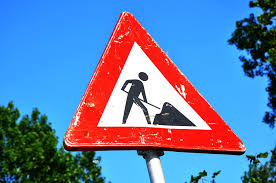
#> input picture ext-sign1.jpg, 276 x 183 px; its folder holds only this picture in this run
$ jupyter execute --allow-errors Traffic_Sign_Classifier.ipynb   (shell and % lines are left out)
#> lines starting #> are read from the running program, lines starting #| are printed output that depends on the picture
#> further down, img is the input picture: shape (183, 276, 3); mean B, G, R 169.8, 128, 100.4
#> `img32x32 = cv2.resize(img, (32, 32))`:
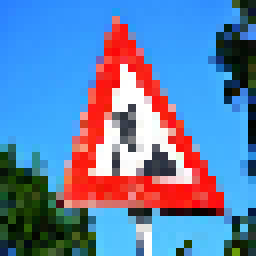
#> img32x32: shape (32, 32, 3) (shown 8 times larger); mean R, G, B 100.7, 128.2, 169.6
# Self-Driving Car Engineer Nanodegree

## Deep Learning

## Project: Build a Traffic Sign Recognition Classifier

In this notebook, a template is provided for you to implement your functionality in stages which is required to successfully complete this project. If additional code is required that cannot be included in the notebook, be sure that the Python code is successfully imported and included in your submission, if necessary. Sections that begin with **'Implementation'** in the header indicate where you should begin your implementation for your project. Note that some sections of implementation are optional, and will be marked with **'Optional'** in the header.

In addition to implementing code, there will be questions that you must answer which relate to the project and your implementation. Each section where you will answer a question is preceded by a **'Question'** header. Carefully read each question and provide thorough answers in the following text boxes that begin with **'Answer:'**. Your project submission will be evaluated based on your answers to each of the questions and the implementation you provide.

>**Note:** Code and Markdown cells can be executed using the **Shift + Enter** keyboard shortcut. In addition, Markdown cells can be edited by typically double-clicking the cell to enter edit mode.

---
## Step 0: Load The Data

[cell 1]
# Load pickled data
import pickle

# TODO: Fill this in based on where you saved the training and testing data

training_file = './train.p'
testing_file = './test.p'

#> (the rest of this cell did not finish here and is left out)

---

## Step 1: Dataset Summary & Exploration

The pickled data is a dictionary with 4 key/value pairs:

- `'features'` is a 4D array containing raw pixel data of the traffic sign images, (num examples, width, height, channels).
- `'labels'` is a 2D array containing the label/class id of the traffic sign. The file `signnames.csv` contains id -> name mappings for each id.
- `'sizes'` is a list containing tuples, (width, height) representing the the original width and height the image.
- `'coords'` is a list containing tuples, (x1, y1, x2, y2) representing coordinates of a bounding box around the sign in the image. **THESE COORDINATES ASSUME THE ORIGINAL IMAGE. THE PICKLED DATA CONTAINS RESIZED VERSIONS (32 by 32) OF THESE IMAGES**

Complete the basic data summary below.

#> (a cell that did not finish here is left out)

Visualize the German Traffic Signs Dataset using the pickled file(s). This is open ended, suggestions include: plotting traffic sign images, plotting the count of each sign, etc.

The [Matplotlib](http://matplotlib.org/) [examples](http://matplotlib.org/examples/index.html) and [gallery](http://matplotlib.org/gallery.html) pages are a great resource for doing visualizations in Python.

**NOTE:** It's recommended you start with something simple first. If you wish to do more, come back to it after you've completed the rest of the sections.

[cell 3]
import random
import numpy as np
import matplotlib.pyplot as plt

#> (the rest of this cell did not finish here and is left out)

----

## Step 2: Design and Test a Model Architecture

Design and implement a deep learning model that learns to recognize traffic signs. Train and test your model on the [German Traffic Sign Dataset](http://benchmark.ini.rub.de/?section=gtsrb&subsection=dataset).

There are various aspects to consider when thinking about this problem:

- Neural network architecture
- Play around preprocessing techniques (normalization, rgb to grayscale, etc)
- Number of examples per label (some have more than others).
- Generate fake data.

Here is an example of a [published baseline model on this problem](http://yann.lecun.com/exdb/publis/pdf/sermanet-ijcnn-11.pdf). It's not required to be familiar with the approach used in the paper but, it's good practice to try to read papers like these.

**NOTE:** The LeNet-5 implementation shown in the [classroom](https://classroom.udacity.com/nanodegrees/nd013/parts/fbf77062-5703-404e-b60c-95b78b2f3f9e/modules/6df7ae49-c61c-4bb2-a23e-6527e69209ec/lessons/601ae704-1035-4287-8b11-e2c2716217ad/concepts/d4aca031-508f-4e0b-b493-e7b706120f81) at the end of the CNN lesson is a solid starting point. You'll have to change the number of classes and possibly the preprocessing, but aside from that it's plug and play!

### Implementation

Use the code cell (or multiple code cells, if necessary) to implement the first step of your project. Once you have completed your implementation and are satisfied with the results, be sure to thoroughly answer the questions that follow.

[cell 4]
import cv2

######################## Augment the training dataset #########################
# Sharpening kernels (see Book of OpenCV for python with examples)
kernel1 = np.array([[-1,-1,-1], [-1,9,-1], [-1,-1,-1]])
kernel2 = np.array([[1,1,1], [1,-7,1], [1,1,1]])
kernel3 = np.array([[-1,-1,-1,-1,-1],
                    [-1,2,2,2,-1],
                    [-1,2,8,2,-1],
                    [-1,2,2,2,-1],
                    [-1,-1,-1,-1,-1]]) / 8.0

# apply a filter to an image
def sharpenImage(img, kernel):
    return cv2.filter2D(img, -1, kernel)

# this function increases constrast of a 3_channel pixel
# by multiplying the respective values and bounding them at 255
# [115 lines left out: functions mulRGBChannels, warpImageWithSkewedAxes, augmentTrainingData, not called in this run]

[cell 5]
# Just a function to demonstrate how synthetic images are produced
# [27 lines left out: function syntheticImageIllustration, not called in this run]

[cell 6]
### Preprocess the data here.
### Feel free to use as many code cells as needed.
from sklearn.model_selection import train_test_split
from sklearn.utils import shuffle

# 1. Separate the validation set PRIOR to augmentation
#> (the rest of this cell did not finish here and is left out)

[cell 7]
## Samples of synthetic images

#> (a cell that did not finish here is left out)

[cell 9]
## Do rough standardization (subtract 128 and then divide by 128)

#> (a cell that did not finish here is left out)

### Question 1
_Describe how you preprocessed the data. Why did you choose that technique?_

**Answer:**

#### 1. The usual shuffle
Besides the typical shuffling to avoid long sequences of similar images in the training set, I have generated additional input images from the initial data.
#### 2. Standardization
I found that stardardizing the data (i.e., subtract by a "global mean" of 128 and then divide by a "global standard deviation" of  128) gives better results on both validation and test set. Furthermore, it promotes faster convergence.
#### 3. Additional data
   From a quick initial execution of the LeNet with slightly hiked-up parameters  (e.g., 8 instead of 6 outputs in the first convolution layer, 18 instead of 16 outputs in the second, and so on...) showed that the data fit the validation data relatively well, but the network drops its performance by a good 7-8 % on the test set. This means that a LeNet variant can probably do the classification job well in the case of traffic-signs, but it also means that the netrwork will overfit easily if the data is not sufficiently big in numbers. So, more data is probably a good idea.
   Furthermore, from multiple examples in the German dataset, it appears that many images are blurred and indistinguishable to the human eye (which empirically suggests less confident gradient features for the deep network). With minor effort, they could be used to produce sharper images (larger gradient values) which could force the network to become more "confident" about the gradient patterns of these images.
   I decided to use the existing data in producing additional synthetic images which would be different than the originals in sharpness and affine scaling (to emulate perspective distortion as if the sign was observed from slightly different angles). The dataset is augmented by sharpening the images sequentially and randomly choosing candidates (probability p) to add affine distortion. I observed that for p >= 0.3, the network (almost) always gives validation performance above or equal 99.0% within 20 epochs of training. The small, stochastic variations in training accuracy tend to affect performance by 0.1-0.5% in the test set with more-less similar percentages in the external sign images.

#### Data boosting vs Overfitting: Notes on performance evaluation

It is clear that the network overfits to a certain extent (not horribly, but it does). The reason is also clear: The dataset is just small for this sort of task. If the dataset is fully augmented (i.e. p = 1), then the softmax distributions in the additional images becomes extremely confident albeit not entirely correct (with an accuracy up to 92%). In other words, the outputs are also very confident even when they are mistaken. This means overfitting. Reason being the new data are synthetic and in some sense they are repetitions of the original.

There are two ways to evaluate the network - preferred is (a):

##### a) Boost the data with small probability p = 0.3 to avoid overfitting:
   In this case, the softmax distributions are less confident, but this allows flexibility with images that are hard to classify. On the other hand, due to stochasticity, test performance may vary by a (very) small percentage from one training run to another, but in overall it is in the ball-park of 93.5%. The gain however is the "versatility" of the softmax distributions.

##### b) Boost the data with high probability p = 0.99.
   In this case the training output, although Adam is stochastic, will be more-less the same from one training sweap to another. The softmax distributions generally look like impulses, even if their faith is clearly "misplaced".

#### NOTE: Choice of p
I would recommend trying data boosting with p = 0.3 (current setting), 0.4, or 0.5. It trains fast and overfitting is generally avoided.


### Question 2

_Describe how you set up the training, validation and testing data for your model. **Optional**: If you generated additional data, how did you generate the data? Why did you generate the data? What are the differences in the new dataset (with generated data) from the original dataset?_

**Answer:**

The validation data is simply a randomly chosen chunk of the ORIGINAL training data. This means that the training data boosting with synthetic images is applied ONLY on the chosen training set and AFTER the separation into training and validation.

Following the addition of synthetic training data, all three datasets (training, validation, test) are standardized (i.e., subtract 128 from all channels and then divide by 128).

Each image in the original dataset produces 1+4 new images as follows:

a. Sharpened version: With a simple sharpening kernel (see "openCV with Python by Example" book) a sharpened version of each image in the dataset is created and added to the new dataset.

b. Distorted version by an oblique coordinate systems is as follows:
   The transformation
                       M = [ cos(theta), sin(theta), 0;  sin(theta), cos(theta), 0]
   is applied to image with theta = 8 (degrees). This creates a somewhat "oblique"
   version of the image.

c. Sharpened oblique image: Just apply the sharpening filter on the image of (b).

d. Distorted version by an obtuse coorinate system by applyin the transformation of (b) with theta = -8 (degrees).

e. Sharpened version of the image of (d).

#### NOTE: The affinely distorted versions of an original training image are added to augmented training set the with a probability p (suggested 0.3, but higher values can be used with equal or better results - training will be much slower though...)

[cell 11]
### Define your architecture here.
### Feel free to use as many code cells as needed.

import tensorflow as tf
from tensorflow.contrib.layers import flatten

EPOCHS = 20 # The optimizer should reach a >99% validation performance at least once
#EPOCHS = 4
BATCH_SIZE = 256
initialRate = 0.001

# [67 lines left out: function TrafficSign_Net, not called in this run]

### Question 3

_What does your final architecture look like? (Type of model, layers, sizes, connectivity, etc.)  For reference on how to build a deep neural network using TensorFlow, see [Deep Neural Network in TensorFlow
](https://classroom.udacity.com/nanodegrees/nd013/parts/fbf77062-5703-404e-b60c-95b78b2f3f9e/modules/6df7ae49-c61c-4bb2-a23e-6527e69209ec/lessons/b516a270-8600-4f93-a0a3-20dfeabe5da6/concepts/83a3a2a2-a9bd-4b7b-95b0-eb924ab14432) from the classroom._

**Answer:**

The network is a LeNet variant with an additional layer in the fully connected region and slightly more parameters in the outputs of each layer (which by virtue of the knock-on effect causes larger inputs in subsequent layers). Furthermore, the penultimate layer (i.e., the 5th layer in the present architecture) produces a sigmoid output instead of a rectified linear (I observed better performance with the sigmoid in the fully connected region, possibly because it offers finer detail for below-zero values which may carry significant information for discrimination).

In particular:

#### Layer #1

Convolutional: Input = 32x32x3. Output = 5x5x8 (max-pooled).

1.a. Rectified linear activation
1.b. Pooling with Output = 14x14x8.

#### Layer #2

Convolutional: Input = 14x14x8.   Output = 450 (flat).

2.a. Rectified linear activation.
2.b. Pooling with output = 5x5x18
2.c. Single vector (flat) output: 450

#### Layer #3

Fully Connected: Input = 450.    Output = 200 (relu)

#### Layer #4

Fully connected: Input = 200.    Output = 120 (relu)

#### Layer #5

Fully connected: Input = 120.    Output = 90 (sigmoid)

#### Layer #6

Fully connected: Input = 90.     Output = 43 (linear)

[cell 12]
## Training pipeline

#> (a cell that did not finish here is left out)

[cell 14]
## Model evaluation function

#> (a cell that did not finish here is left out)

#> (a cell that did not finish here is left out)

[cell 17]
## Test set results

#> (a cell that did not finish here is left out)

### Question 4

_How did you train your model? (Type of optimizer, batch size, epochs, hyperparameters, etc.)_

**Answer:**

#### 1. Cost function

Since the outputs are softmax probabilities, the cost function was the cross-entry of outputs vs one-hot-1 distributions.

#### 2. Optimizer

The Adam optimizer performs very well so I kept it. Second thoughts for traditional gradient descent were dismissed quickly, because simply the training presented significantly low performance in comparison. However, it should be noted that Adam is a stochastic method and training results slightly vary. For this reason, training lasts a long 20 epochs in order to ensure that a maximum will be achieved with high probability.

#### 3. Batch size

For the augmented dataset, a batch size of 256 works much better than the 128 - long batch of the LeNet example. Anything significantly above 256 is detrimental to the convergence rate, so I kept the 256.

#### 4. Epochs

20 - The saver stores the parameters that gave the best performance so far. Typically, the best performance is obtained within the last 5-6 epochs (but not necessarily).

#### 5. Learning rate

For a fixed learning rate of 0.001, the optimizer makes large leaps in the first epochs, but it progresses very little on the validation set, with performance getting "stuck" in the neighborhood of 85%. On the other hand, 0.0004 is a very good fixed learning rate, although convergence is slowed down a bit.

To somehow "marry" the two values, I referred to a tensorflow exponential decay (tf.train.exponential_decay) function with a starting rate of 0.001, a decay rate of 0.9999 per optimization step (in particular according to the tensorflow API reference, this should be a "staircase"/discrete update). This was a purely intuitive choice and it seems to be working better than any choice of fixed learning rate between 0.0004 and 0.001.

#### 6. Initial weight sampling (μ and σ)

Given that we don't know much about the weights in the beginning of the training process, it is prudent to keep the mean of the sampling distribution close to zero. And although we do wish to have similar values for the initial weights, we cannot choose a small variance for the sampling distribution, because it will result in very small (in absolute value) initial weights (and we don't want that). So, a reasonably good small-but not as small as to yield a great many small weight absolute values is 0.1, which I kept (following a few perturbations which clearly indicated that 0.1 is probably ideal for the job).

### Question 5

_What approach did you take in coming up with a solution to this problem? It may have been a process of trial and error, in which case, outline the steps you took to get to the final solution and why you chose those steps. Perhaps your solution involved an already well known implementation or architecture. In this case, discuss why you think this is suitable for the current problem._

**Answer:**
Of course, the first step was to run the LeNet on the data and start tweaking parameters of the network until the overall performance (in both validation and test set) reached some kind of convergence (i.e., a point where no noticeable improvement can be achieved with further changes). Once there, performance can be boosted by augmenting the data.

#### a. Increase layer outputs.

The LeNet was designed for grayscale, while traffic signs are color images. Thus, it would make sense to increase the convolutional neurons on the first layer a little bit (say, from 6 to 8). Similar increments were made all along the neural network (for instance, layer #2 outputs were also increased from 16 to 18 etc., all the way through to the 5th layer which received an input of size 90 as opposed to 84 originally). Note that larger increments had a drastic impact in the quality of the training, so they were avoided.

#### b. Perturb training parameters.

Lower learning rate and larger batch size was the next step.It turned-out that 0.0004 learning rate performed much better with the new network. In terms of batch size, 256 produced much greater progress during training. In terms of epochs, increasing the figure from 10 to 20 also helped, although it was not a huge improvement.It merely secured that maximum performance would always be achieved sooner or later.

#### c. Change output functions

I have experimented with changing relu functions with sigmoids and noticed that perfornce goes down if the substitution occurs in the lower layers. But if a sigmoid replaces the relu in the penultimate layer, performance improves somehow. This appears to be the case under various circumstances. So this change (i.e. sigmoid instead of relu in the penultimate layer) became permanent.

#### d. Add a layer.

It is my opinion that the lower convolutional layers of the LeNet are sufficient to encompass the key-features of the traffic signs. I just focused on the fully connected layer because it comprises the portion of the network that actually classifies these features and it may require a bit of dimensional "range" in order to cope with features that ultimately yield 43 classes (as opposed to 10 in LeNet's case). So the new network has an additional layer in the fully connected region.

---

## Step 3: Test a Model on New Images

Take several pictures of traffic signs that you find on the web or around you (at least five), and run them through your classifier on your computer to produce example results. The classifier might not recognize some local signs but it could prove interesting nonetheless.

You may find `signnames.csv` useful as it contains mappings from the class id (integer) to the actual sign name.

### Implementation

Use the code cell (or multiple code cells, if necessary) to implement the first step of your project. Once you have completed your implementation and are satisfied with the results, be sure to thoroughly answer the questions that follow.

[cell 19]
### Load the images and plot them here.
import cv2

EXT_test = []   # extended test set
EXT_images = [] # extended images (10)
EXT_test1 = []  # standardized (-128 and /128) extended test set
names = []
# loading all 10 images
#> (the rest of this cell did not finish here and is left out)
